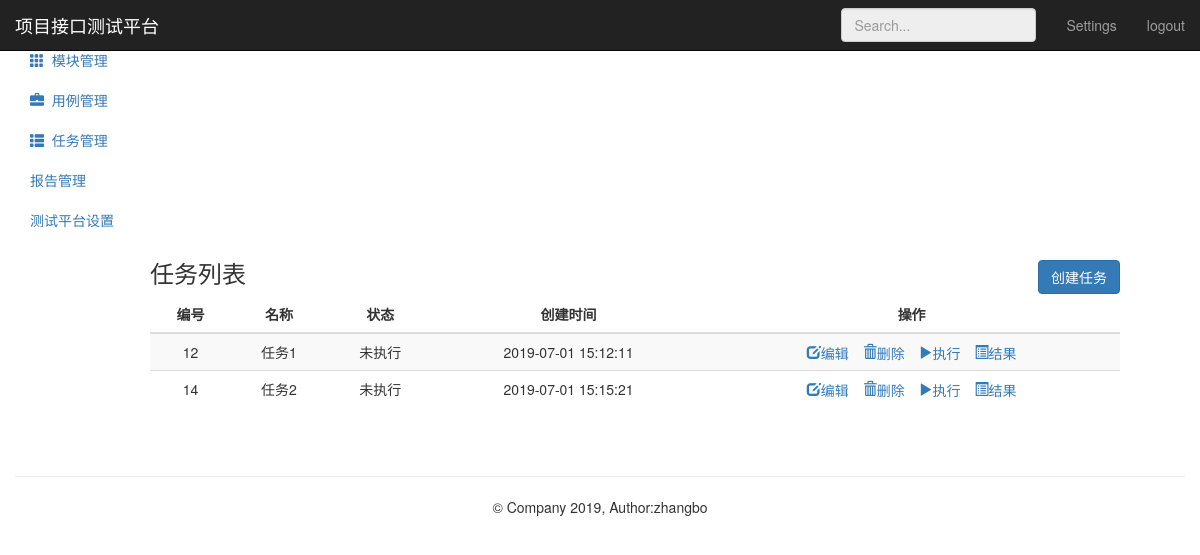
/testtask/, run on the app's committed database.
### testtask_app/models.py (models this page shows, shortened)
class TestTask(models.Model):
      name = models.CharField("名称",max_length=100,blank=False,default="")
      status = models.IntegerField("状态：",default=0)#未执行0、执行中1、执行成功2、执行失败3
      describe = models.TextField("描述",default="")
      cases = models.TextField("关联用例",default="")
      create_time = models.DateTimeField("创建时间",auto_now_add=True)

### testtask_app/views.py (the view)
# urls.py: path('',views.testtask_manage),
def testtask_manage(request):
    tasks = TestTask.objects.all()
    return render(request,"task_list.html",{"type":"list","tasks":tasks})

### templates/task_list.html (shortened to what this page needs)
{% extends "base.html" %}
{% block base %}
<nav class="navbar navbar-inverse navbar-fixed-top" xmlns="http://www.w3.org/1999/html">
    <div class="container-fluid">
        <div class="navbar-header">
            <a class="navbar-brand" href="#">项目接口测试平台</a>
        </div>
        <div id="navbar" class="navbar-collapse collapse">
            <ul class="nav navbar-nav navbar-right">
                <li><a href="#">Settings</a></li>
                <li><a href="/logout/">logout</a></li>
            </ul>
            <form class="navbar-form navbar-right">
                <input type="text" class="form-control" placeholder="Search..."  disabled="disabled">
            </form>
        </div>
    </div>
</nav>
<div class="container-fluid">
    <div class="row">
        <div class="col-sm-3 col-md-2 sidebar" style="width:150px;">
            <ul class="nav nav-sidebar">
                <li>
                    <a href="/project/">
                    </a>
                </li>
                <li>
                    <a href="/module/">
                        <i class="glyphicon glyphicon-th"></i>&nbsp;&nbsp;模块管理
                    </a>
                </li>
            </ul>
            <ul class="nav nav-sidebar">
                <li>
                   <a href="/testcase/">
                       <i class="glyphicon glyphicon-briefcase"></i>&nbsp;&nbsp;用例管理
                   </a>
                </li>
                <li class="active">
                   <a href="/testtask/">
                       <i class="glyphicon glyphicon-th-list"></i>&nbsp;&nbsp;任务管理
                   </a>
                </li>
            </ul>
            <ul class="nav nav-sidebar">
                <li><a href="">报告管理</a></li>
                <li><a href="">测试平台设置</a></li>
            </ul>
        </div>
        <div style="margin-left: 135px;" class="col-sm-9 col-sm-offset-3 col-md-10 col-md-offset-2 main">
            {% if type == "list" %}
                <h3 class="sub-header">任务列表
                    <button class="btn btn-primary" name="submit" style="float:right;"
                            onclick="location.href='/testtask/add_task/'">创建任务</button>
                </h3>
                <div class="table-responsive op">
                    <table class="table table-striped">
                        <thead>
                            <tr>
                                <th class="op">编号</th>
                                <th class="op">名称</th>
                                <th class="op">状态</th>
                                <th class="op">创建时间</th>
                                <th class="op">操作</th>
                            </tr>
                        </thead>
                        <tbody>
                            {% for task in tasks %}
                            <tr>
                                <td>{{ task.id}}</td>
                                <td>{{ task.name}}</td>
                                {% if task.status == 0 %}
                                    <td>未执行</td>
                                {% elif task.status == 1 %}
                                    <td>执行中</td>
                                {% elif task.status == 2 %}
                                    <td>已完成</td>
                                {% else %}
                                    <td>失败</td>
                                {% endif %}
                                <td>{{ task.create_time | date:"Y-m-d H:i:s" }}</td>
                                <td>
                                    <a href="/testtask/edit_task/{{ task.id }}/">
                                          <i class="glyphicon glyphicon-edit">编辑</i>
                                    </a>
                                    <a href="/testtask/delete_task/{{ task.id }}/" style="margin-left:10px;"
                                              onclick="return del_task()">
                                          <i class="glyphicon glyphicon-trash">删除</i>
                                    </a>
                                    <a href="#" onclick="return RunTask('{{ task.id }}')" style="margin-left:10px;">
                                          <i class="glyphicon glyphicon-play">执行</i>
                                    </a>
                                    <a href="#" style="margin-left:10px;">
                                          <i class="glyphicon glyphicon-list-alt">结果</i>
                                    </a>
                                </td>
                            </tr>
                            {% endfor %}
                        </tbody>
                    </table>
                </div>
            {% endif %}
        </div>
    </div>
</div>
{% endblock %}

### templates/task_list.html (style rules this page uses)
.op { text-align: center; }

### data on the page
TestTask: id "12", name "任务1", status "未执行", create_time "2019-07-01 15:12:11"
TestTask: id "14", name "任务2", status "未执行", create_time "2019-07-01 15:15:21"
